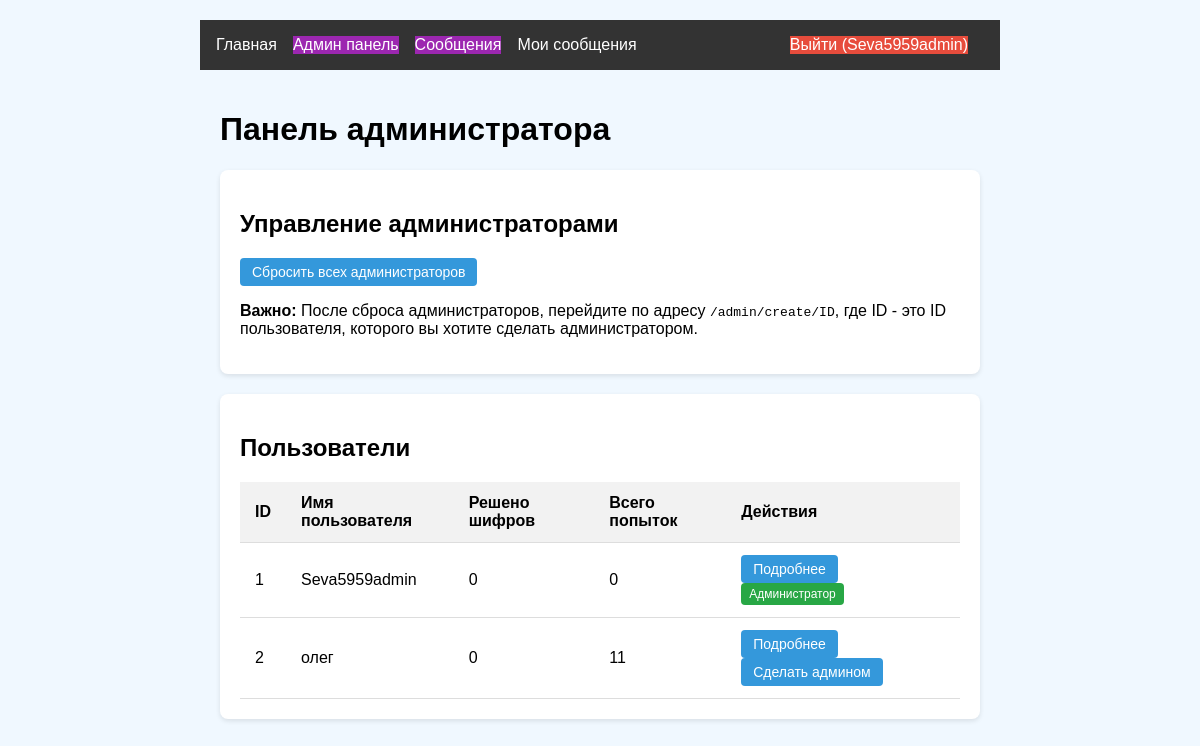
The app's page /admin/dashboard (signed in), older data.
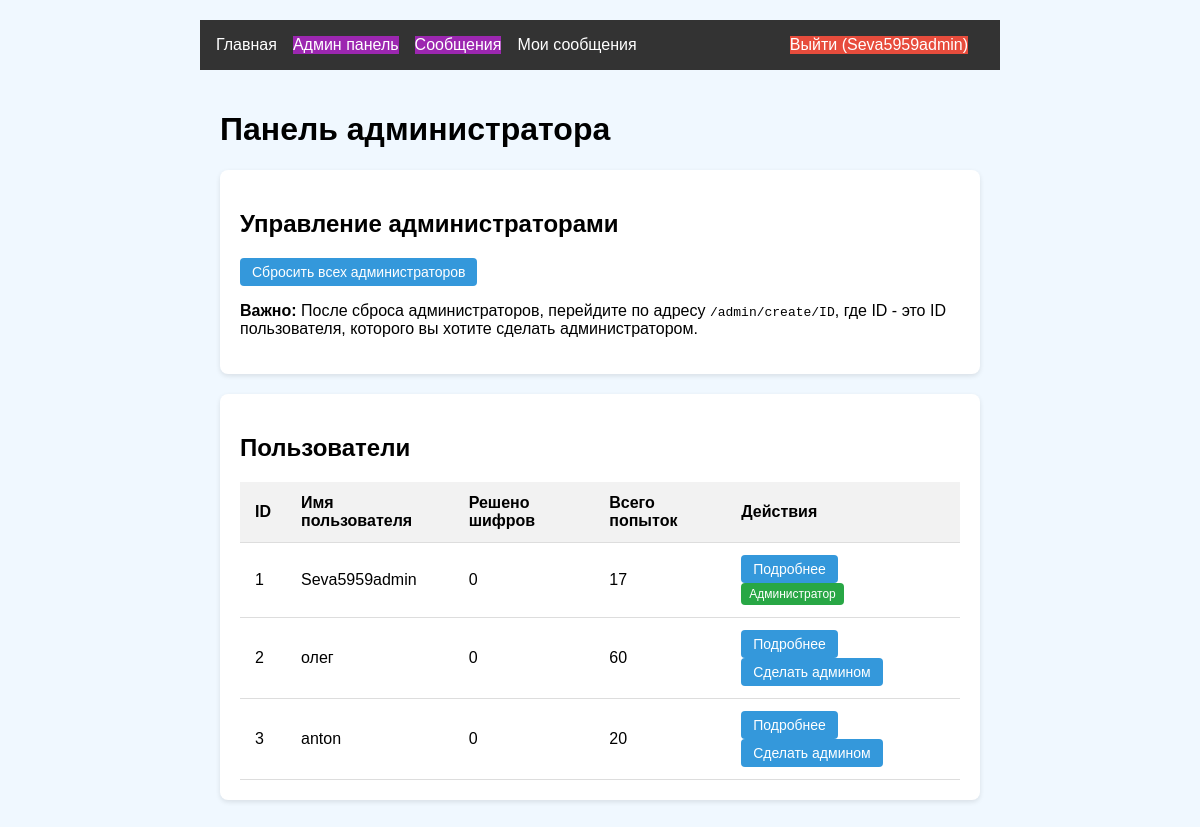
The same page, newer data.
### models.py (models this page shows, shortened)
class User(UserMixin, db.Model):
    id = db.Column(db.Integer, primary_key=True)
    username = db.Column(db.String(64), unique=True)
    password_hash = db.Column(db.String(128))
    is_admin = db.Column(db.Boolean, default=False)

### app.py (the view)
@app.route('/admin/dashboard')
@login_required
def admin_dashboard():
    if not current_user.is_admin:
        abort(403)
    users = User.query.all()
    unread_by_users = AdminMessage.query.filter_by(read_by_user=False).count()
    user_messages_count = Message.query.filter_by(read_by_admin=False).count()
    unread_by_admin = AdminMessage.query.filter_by(admin_id=current_user.id, read_by_admin=False).count()
    return render_template('admin/dashboard.html',
                           users=users,
                           unread_count=unread_by_users,
                           user_messages_count=user_messages_count,
                           admin_messages_count=unread_by_admin)

### app.py (called while the page is built)
@login_manager.user_loader
def load_user(user_id):
    return User.query.get(int(user_id))

### templates/admin/dashboard.html (shortened to what this page needs)
{% extends "base.html" %}
{% block content %}
<div class="container admin-dashboard">
    <h1>Панель администратора</h1>
    <div class="admin-section">
        <h2>Управление администраторами</h2>
        <div class="admin-controls">
            <a href="{{ url_for('reset_all_admins') }}" class="admin-btn danger-btn" onclick="return confirm('Вы уверены, что хотите сбросить всех администраторов? После этого вам нужно будет заново назначить администратора.')">
                Сбросить всех администраторов
            </a>
            <p class="admin-note">
                <strong>Важно:</strong> После сброса администраторов, перейдите по адресу <code>/admin/create/ID</code>, где ID - это ID пользователя, которого вы хотите сделать администратором.
            </p>
        </div>
    </div>
    <div class="admin-section">
        <h2>Пользователи</h2>
        <table class="admin-table">
            <thead>
                <tr>
                    <th>ID</th>
                    <th>Имя пользователя</th>
                    <th>Решено шифров</th>
                    <th>Всего попыток</th>
                    <th>Действия</th>
                </tr>
            </thead>
            <tbody>
                {% for user in users %}
                <tr>
                    <td>{{ user.id }}</td>
                    <td>{{ user.username }}</td>
                    <td>{{ user.progress|selectattr('solved', 'eq', true)|list|length }}</td>
                    <td>{{ user.attempts|length }}</td>
                    <td>
                        <a href="{{ url_for('user_details', user_id=user.id) }}" class="admin-btn">Подробнее</a>
                        {% if not user.is_admin %}
                        <a href="{{ url_for('make_admin', user_id=user.id) }}" class="admin-btn admin-make-admin">Сделать админом</a>
                        {% else %}
                        <span class="admin-badge">Администратор</span>
                        {% endif %}
                    </td>
                </tr>
                {% endfor %}
            </tbody>
        </table>
    </div>
</div>
{% endblock %}

### templates/base.html (shortened to what this page needs)
<!DOCTYPE html>
<html lang="ru">
<head>
    <link rel="stylesheet" href="{{ url_for('static', filename='css/style.css') }}">
</head>
<body>
    <header>
        <nav>
            {% if current_user.is_authenticated %}
                <div class="nav-left">
                    <a href="{{ url_for('main_index') }}" class="nav-link">Главная</a>
                    <a href="{{ url_for('admin_dashboard') }}" class="nav-link {{ 'admin-link' if current_user.is_admin else 'disabled-link' }}">
                        Админ панель
                    </a>
                    {% if current_user.is_admin %}
                    <a href="{{ url_for('admin_messages') }}" class="nav-link admin-link">
                        Сообщения
                    </a>
                    {% endif %}
                    <a href="{{ url_for('user_messages') }}" class="nav-link">
                        Мои сообщения
                    </a>
                </div>
                <div class="nav-right">
                    <a href="{{ url_for('logout') }}" class="nav-link logout-btn">Выйти ({{ current_user.username }})</a>
                </div>
            {% else %}
                <div class="nav-left">
                    <a href="{{ url_for('login') }}" class="nav-link">Войти</a>
                    <a href="{{ url_for('register') }}" class="nav-link">Регистрация</a>
                </div>
            {% endif %}
        </nav>
    </header>
    <main>
        {% block content %}{% endblock %}
    </main>
</body>
</html>

Row changes from the older to the newer data that the page shows:
computed for User "Seva5959admin": attempts|length "0" → "17"
computed for User "олег": attempts|length "11" → "60"
added User: id "3", username "anton", progress|selectattr "0", attempts|length "20"
